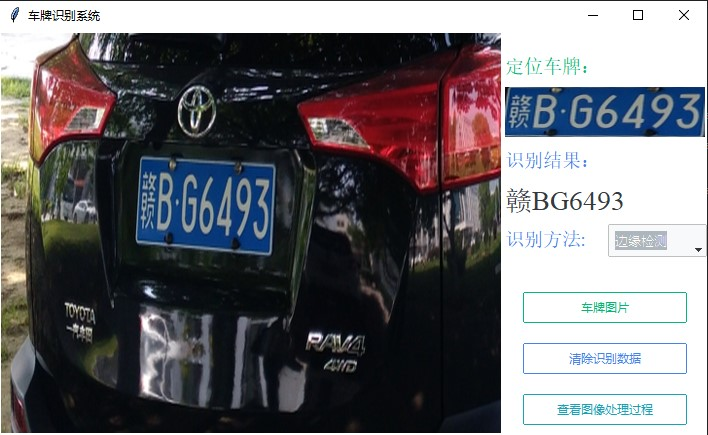
#> input picture monitoring/plate_detect_ReferenceFiles/pic/02.jpg, 708 x 435 px
$ python -i plate_detector.py   (imports and definitions only)
#> lines starting #> are read from the running program, lines starting #| are printed output that depends on the picture; after the words box and inside, x2 and y2 are one past the last pixel; in counts of white or black regions, pixels touching at a corner belong together
### config.py
# -*- coding: utf-8 -*-
"""
配置文件 - 车牌识别系统
包含所有系统配置参数和常量定义
"""

import os
from typing import Dict, List, Tuple

class Config:
    """系统配置类"""

    # === 基础配置 ===
    DEBUG = True
    LOG_LEVEL = "INFO"
    LOG_FILE = "license_plate_recognition.log"

    # === API配置 ===
    GEMINI_API_KEY = "AIzaSyARL4h588FeWT-eSUdQPqfZeWcmifLDjb0"  # 请替换为您的API密钥
    FLASK_HOST = "0.0.0.0"
    FLASK_PORT = 5000

    # === OCR引擎配置 ===
    TESSERACT_CMD = r'E:\application\PDF24\tesseract\tesseract.exe'  # 请根据实际路径修改
    TESSERACT_CONFIG = r'--oem 3 --psm 8 -c tessedit_char_whitelist=0123456789ABCDEFGHIJKLMNOPQRSTUVWXYZabcdefghijklmnopqrstuvwxyz京沪津渝冀豫云辽黑湘皖鲁新苏浙赣鄂桂甘晋蒙陕吉闽贵粤青藏川宁琼'

    # === PaddleOCR配置 ===
    PADDLE_USE_ANGLE_CLS = True
    PADDLE_LANG = 'ch'
    PADDLE_USE_GPU = False  # 如果有GPU可设为True

    # === 图像处理参数 ===
    IMAGE_MAX_SIZE = (1920, 1080)
    PLATE_MIN_AREA = 500
    PLATE_MAX_AREA = 50000
    PLATE_ASPECT_RATIO_MIN = 1.5
    PLATE_ASPECT_RATIO_MAX = 8.0

    # === 车牌格式配置 ===
    PROVINCES = ['京', '津', '沪', '渝', '冀', '豫', '云', '辽', '黑', '湘', '皖',
                '鲁', '新', '苏', '浙', '赣', '鄂', '桂', '甘', '晋', '蒙', '陕',
                '吉', '闽', '贵', '粤', '青', '藏', '川', '宁', '琼']

    PLATE_PATTERN = r'^[京津沪渝冀豫云辽黑湘皖鲁新苏浙赣鄂桂甘晋蒙陕吉闽贵粤青藏川宁琼][A-Z][0-9A-Z]{4,6}$'

    # === CRNN模型配置 ===
    MODEL_INPUT_SIZE = (120, 32)  # 宽x高
    MODEL_CHANNELS = 3
    NUM_CLASSES = 68  # 车牌字符类别数

    # === 数据增强参数 ===
    AUGMENTATION_CONFIG = {
        'rotation_range': 10,
        'width_shift_range': 0.1,
        'height_shift_range': 0.1,
        'shear_range': 0.1,
        'zoom_range': 0.1,
        'brightness_range': (0.8, 1.2),
        'noise_factor': 0.05
    }

    # === 性能监控配置 ===
    MONITORING_ENABLED = True
    PROMETHEUS_PORT = 8000
    MAX_REQUEST_TIME = 30  # 秒

    # === 文件路径配置 ===
    BASE_DIR = os.path.dirname(os.path.abspath(__file__))
    MODELS_DIR = os.path.join(BASE_DIR, "models")
    LOGS_DIR = os.path.join(BASE_DIR, "logs")
    TEMP_DIR = os.path.join(BASE_DIR, "temp")
    TEST_DATA_DIR = os.path.join(BASE_DIR, "test_data")

    # === 模型文件路径 ===
    CRNN_MODEL_PATH = os.path.join(MODELS_DIR, "crnn_plate_model.h5")
    DETECTION_MODEL_PATH = os.path.join(MODELS_DIR, "plate_detector.xml")

    # === 颜色范围配置（HSV） ===
    BLUE_PLATE_HSV_RANGE = {
        'lower': (100, 50, 50),
        'upper': (130, 255, 255)
    }

    GREEN_PLATE_HSV_RANGE = {
        'lower': (40, 50, 50),
        'upper': (80, 255, 255)
    }

    YELLOW_PLATE_HSV_RANGE = {
        'lower': (20, 50, 50),
        'upper': (30, 255, 255)
    }

    # === 识别置信度阈值 ===
    CONFIDENCE_THRESHOLD = {
        'tesseract': 60,
        'paddle': 0.8,
        'gemini': 0.7,
        'crnn': 0.85
    }

    # === 系统性能参数 ===
    MAX_CONCURRENT_REQUESTS = 10
    CACHE_SIZE = 100
    REQUEST_TIMEOUT = 30

    @classmethod
    def ensure_directories(cls):
        """确保必要的目录存在"""
        for directory in [cls.MODELS_DIR, cls.LOGS_DIR, cls.TEMP_DIR, cls.TEST_DATA_DIR]:
            os.makedirs(directory, exist_ok=True)

    # [6 lines left out: function get_character_set, not called in this run]

# 错误码定义
class ErrorCodes:
    """错误码定义"""
    SUCCESS = 0
    IMAGE_LOAD_ERROR = 1001
    PLATE_NOT_FOUND = 1002
    OCR_ERROR = 1003
    MODEL_ERROR = 1004
    API_ERROR = 1005
    VALIDATION_ERROR = 1006
    TIMEOUT_ERROR = 1007

    # [14 lines left out: function get_error_message, not called in this run]

# 初始化配置
Config.ensure_directories()

### plate_detector.py
# -*- coding: utf-8 -*-
"""
高级车牌检测模块 - 车牌识别系统
使用多种算法进行车牌定位和检测，提高检测准确率
"""

import cv2
import numpy as np
from typing import List, Tuple, Optional, Dict, Any
import logging
from config import Config

class AdvancedPlateDetector:
    """高级车牌检测器"""

    def __init__(self):
        self.logger = logging.getLogger(__name__)
        self.config = Config()

    def detect_plates(self, image: np.ndarray, method: str = "comprehensive") -> List[Dict[str, Any]]:
        """
        综合车牌检测

        Args:
            image: 输入图像
            method: 检测方法 ("contour", "color", "cascade", "comprehensive")

        Returns:
            List[Dict]: 检测到的车牌信息列表
        """
        try:
            results = []

            if method == "contour" or method == "comprehensive":
                contour_results = self._detect_by_contour(image)
                results.extend(contour_results)

            if method == "color" or method == "comprehensive":
                color_results = self._detect_by_color(image)
                results.extend(color_results)

            if method == "comprehensive":
                # 融合多种方法的结果
                results = self._merge_detections(results)

            # 按置信度排序
            results.sort(key=lambda x: x['confidence'], reverse=True)

            return results

        except Exception as e:
            self.logger.error(f"车牌检测失败: {e}")
            return []

    def _detect_by_contour(self, image: np.ndarray) -> List[Dict[str, Any]]:
        """基于轮廓的车牌检测"""
        results = []

        try:
            # 预处理
            gray = cv2.cvtColor(image, cv2.COLOR_BGR2GRAY) if len(image.shape) == 3 else image

            # 多种边缘检测方法
            edge_methods = [
                ('canny', lambda x: cv2.Canny(x, 50, 150)),
                ('canny_strict', lambda x: cv2.Canny(x, 100, 200)),
                ('canny_loose', lambda x: cv2.Canny(x, 30, 100))
            ]

            for method_name, edge_func in edge_methods:
                edges = edge_func(gray)

                # 形态学处理连接断开的边缘
                kernel = cv2.getStructuringElement(cv2.MORPH_RECT, (3, 3))
                edges = cv2.morphologyEx(edges, cv2.MORPH_CLOSE, kernel)

                # 查找轮廓
                contours, _ = cv2.findContours(edges, cv2.RETR_EXTERNAL, cv2.CHAIN_APPROX_SIMPLE)

                # 筛选车牌候选区域
                for contour in contours:
                    plate_info = self._analyze_contour(contour, image, method_name)
                    if plate_info:
                        results.append(plate_info)

            return results

        except Exception as e:
            self.logger.error(f"轮廓检测失败: {e}")
            return []

    def _detect_by_color(self, image: np.ndarray) -> List[Dict[str, Any]]:
        """基于颜色的车牌检测"""
        results = []

        try:
            # 转换到HSV颜色空间
            hsv = cv2.cvtColor(image, cv2.COLOR_BGR2HSV)

            # 检测不同颜色的车牌
            color_ranges = {
                'blue': self.config.BLUE_PLATE_HSV_RANGE,
                'green': self.config.GREEN_PLATE_HSV_RANGE,
                'yellow': self.config.YELLOW_PLATE_HSV_RANGE
            }

            for color_name, color_range in color_ranges.items():
                # 创建颜色掩码
                lower = np.array(color_range['lower'])
                upper = np.array(color_range['upper'])
                mask = cv2.inRange(hsv, lower, upper)

                # 形态学处理
                kernel = cv2.getStructuringElement(cv2.MORPH_RECT, (5, 5))
                mask = cv2.morphologyEx(mask, cv2.MORPH_CLOSE, kernel)
                mask = cv2.morphologyEx(mask, cv2.MORPH_OPEN, kernel)

                # 查找轮廓
                contours, _ = cv2.findContours(mask, cv2.RETR_EXTERNAL, cv2.CHAIN_APPROX_SIMPLE)

                for contour in contours:
                    plate_info = self._analyze_contour(contour, image, f"color_{color_name}")
                    if plate_info:
                        plate_info['color'] = color_name
                        results.append(plate_info)

            return results

        except Exception as e:
            self.logger.error(f"颜色检测失败: {e}")
            return []

    def _analyze_contour(self, contour: np.ndarray, image: np.ndarray, method: str) -> Optional[Dict[str, Any]]:
        """分析轮廓是否为车牌候选区域"""
        try:
            # 计算轮廓面积
            area = cv2.contourArea(contour)
            if area < self.config.PLATE_MIN_AREA or area > self.config.PLATE_MAX_AREA:
                return None

            # 获取边界矩形
            x, y, w, h = cv2.boundingRect(contour)

            # 检查宽高比
            aspect_ratio = w / h
            if not (self.config.PLATE_ASPECT_RATIO_MIN <= aspect_ratio <= self.config.PLATE_ASPECT_RATIO_MAX):
                return None

            # 检查矩形度（轮廓面积与边界矩形面积的比值）
            rect_area = w * h
            extent = area / rect_area
            if extent < 0.5:  # 矩形度太低
                return None

            # 裁剪车牌区域
            plate_region = image[y:y+h, x:x+w]

            # 计算置信度
            confidence = self._calculate_confidence(contour, plate_region, method)

            return {
                'bbox': (x, y, w, h),
                'region': plate_region,
                'contour': contour,
                'area': area,
                'aspect_ratio': aspect_ratio,
                'extent': extent,
                'confidence': confidence,
                'method': method
            }

        except Exception as e:
            self.logger.error(f"轮廓分析失败: {e}")
            return None

    def _calculate_confidence(self, contour: np.ndarray, plate_region: np.ndarray, method: str) -> float:
        """计算检测置信度"""
        try:
            confidence = 0.0

            # 基础分数
            if method.startswith('color'):
                confidence += 0.3  # 颜色检测基础分
            else:
                confidence += 0.2  # 轮廓检测基础分

            # 形状分析
            hull = cv2.convexHull(contour)
            hull_area = cv2.contourArea(hull)
            contour_area = cv2.contourArea(contour)

            if hull_area > 0:
                solidity = contour_area / hull_area
                if solidity > 0.8:  # 高凸性
                    confidence += 0.2
                elif solidity > 0.6:
                    confidence += 0.1

            # 边缘密度分析
            if plate_region is not None and plate_region.size > 0:
                gray_region = cv2.cvtColor(plate_region, cv2.COLOR_BGR2GRAY) if len(plate_region.shape) == 3 else plate_region
                edges = cv2.Canny(gray_region, 50, 150)
                edge_density = np.sum(edges > 0) / edges.size

                if edge_density > 0.1:  # 足够的边缘密度
                    confidence += 0.3
                elif edge_density > 0.05:
                    confidence += 0.1

            # 文本特征分析（简单版本）
            if plate_region is not None and plate_region.size > 0:
                # 检查是否有字符样式的连通区域
                gray_region = cv2.cvtColor(plate_region, cv2.COLOR_BGR2GRAY) if len(plate_region.shape) == 3 else plate_region
                _, binary = cv2.threshold(gray_region, 0, 255, cv2.THRESH_BINARY + cv2.THRESH_OTSU)

                # 查找连通区域
                contours, _ = cv2.findContours(binary, cv2.RETR_EXTERNAL, cv2.CHAIN_APPROX_SIMPLE)

                # 统计可能的字符区域
                char_count = 0
                for cnt in contours:
                    x, y, w, h = cv2.boundingRect(cnt)
                    if w > 5 and h > 10 and 0.2 < w/h < 3:  # 字符宽高比
                        char_count += 1

                if char_count >= 5:  # 至少5个字符
                    confidence += 0.2
                elif char_count >= 3:
                    confidence += 0.1

            return min(confidence, 1.0)  # 限制在0-1之间

        except Exception as e:
            self.logger.error(f"置信度计算失败: {e}")
            return 0.5

    def _merge_detections(self, detections: List[Dict[str, Any]]) -> List[Dict[str, Any]]:
        """融合多种检测方法的结果"""
        if not detections:
            return []

        merged_results = []
        used_indices = set()

        for i, detection1 in enumerate(detections):
            if i in used_indices:
                continue

            # 查找重叠的检测结果
            overlapping_detections = [detection1]
            used_indices.add(i)

            bbox1 = detection1['bbox']
            for j, detection2 in enumerate(detections[i+1:], i+1):
                if j in used_indices:
                    continue

                bbox2 = detection2['bbox']

                # 计算IoU（交并比）
                iou = self._calculate_iou(bbox1, bbox2)
                if iou > 0.5:  # 重叠度超过50%
                    overlapping_detections.append(detection2)
                    used_indices.add(j)

            # 融合重叠的检测结果
            if len(overlapping_detections) > 1:
                merged_detection = self._merge_overlapping_detections(overlapping_detections)
                merged_results.append(merged_detection)
            else:
                merged_results.append(detection1)

        return merged_results

    def _calculate_iou(self, bbox1: Tuple[int, int, int, int], bbox2: Tuple[int, int, int, int]) -> float:
        """计算两个边界框的IoU"""
        x1, y1, w1, h1 = bbox1
        x2, y2, w2, h2 = bbox2

        # 计算交集
        x_intersection = max(0, min(x1 + w1, x2 + w2) - max(x1, x2))
        y_intersection = max(0, min(y1 + h1, y2 + h2) - max(y1, y2))
        intersection_area = x_intersection * y_intersection

        # 计算并集
        area1 = w1 * h1
        area2 = w2 * h2
        union_area = area1 + area2 - intersection_area

        if union_area == 0:
            return 0

        return intersection_area / union_area

    def _merge_overlapping_detections(self, detections: List[Dict[str, Any]]) -> Dict[str, Any]:
        """融合重叠的检测结果"""
        # 选择置信度最高的作为基础
        best_detection = max(detections, key=lambda x: x['confidence'])

        # 计算平均置信度
        avg_confidence = sum(d['confidence'] for d in detections) / len(detections)

        # 融合方法信息
        methods = [d['method'] for d in detections]
        merged_method = f"merged({','.join(set(methods))})"

        # 创建融合结果
        merged_result = best_detection.copy()
        merged_result['confidence'] = avg_confidence
        merged_result['method'] = merged_method
        merged_result['fusion_count'] = len(detections)

        return merged_result

    # [93 lines left out: functions refine_plate_region, validate_plate_region, not called in this run]

>>> import cv2
>>> picture = cv2.imread('monitoring/plate_detect_ReferenceFiles/pic/02.jpg')
#> picture is the input picture: shape (435, 708, 3); mean B, G, R 113.5, 110, 111.8
>>> result = AdvancedPlateDetector().detect_plates(picture)
#> the loop in _detect_by_contour, `for method_name, edge_func in edge_methods:` made 3 passes
#> pass 1, in _detect_by_contour, `edges = edge_func(gray)`:
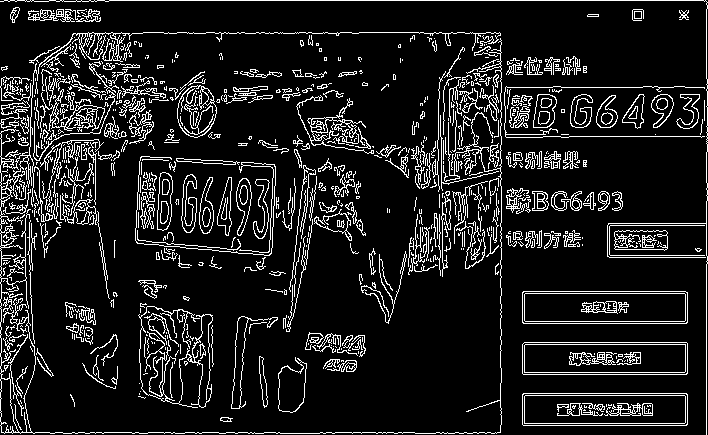
#> edges: shape (435, 708); 11.6% white in thin lines or dots
#> pass 1, in _detect_by_contour, `edges = cv2.morphologyEx(edges, cv2.MORPH_CLOSE, kernel)`:
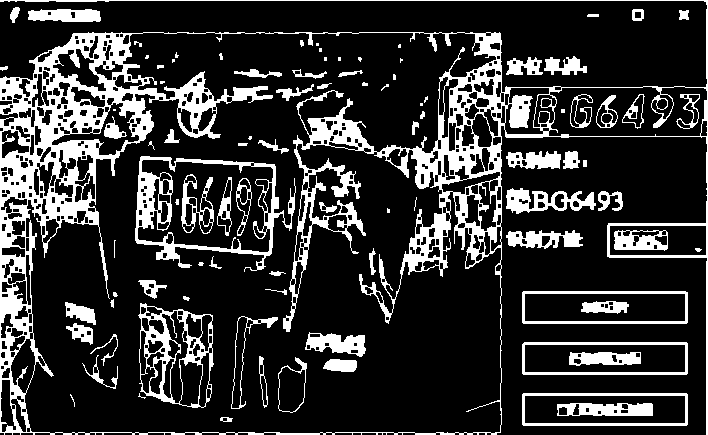
#> edges: shape (435, 708); 20% white; 93 white regions (27 under 20 px), largest, box (x1, y1, x2, y2) and area: (0, 0, 708, 435) 36732, (135, 156, 296, 272) 3573, (138, 303, 214, 408) 2322
#> pass 1, in _calculate_confidence, `gray_region = cv2.cvtColor(plate_region, cv2.COLOR_BGR2GRAY) if len(pl..`:
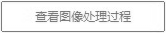
#> gray_region: shape (33, 166); min 111, max 255, mean 232.7
#> after the loop in _detect_by_contour, `for method_name, edge_func in edge_methods:`:
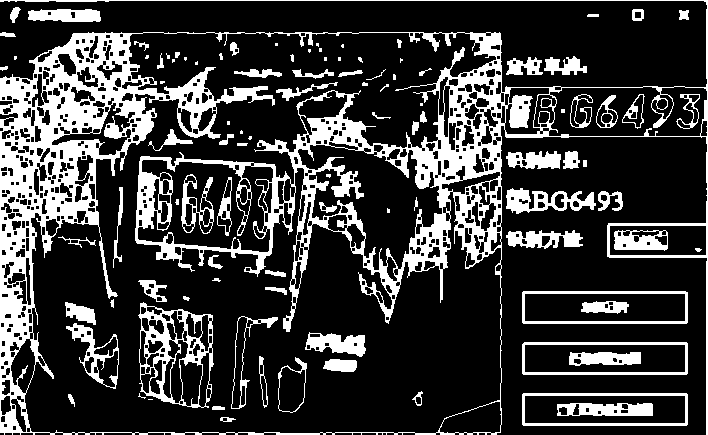
#> edges: shape (435, 708); 23% white; 101 white regions (27 under 20 px), largest, box (x1, y1, x2, y2) and area: (0, 0, 708, 435) 48141, (138, 302, 214, 408) 2531, (506, 188, 596, 214) 1163
#> after the loop in _detect_by_contour, `for method_name, edge_func in edge_methods:`: results = 21 items
#> in _detect_by_color, `hsv = cv2.cvtColor(image, cv2.COLOR_BGR2HSV)`: hsv: shape (435, 708, 3); mean H, S, V 80.7, 71.7, 121.7
#> the loop in _detect_by_color, `for color_name, color_range in color_ranges.items():` made 3 passes
#> pass 1, in _detect_by_color, `mask = cv2.morphologyEx(mask, cv2.MORPH_OPEN, kernel)`:
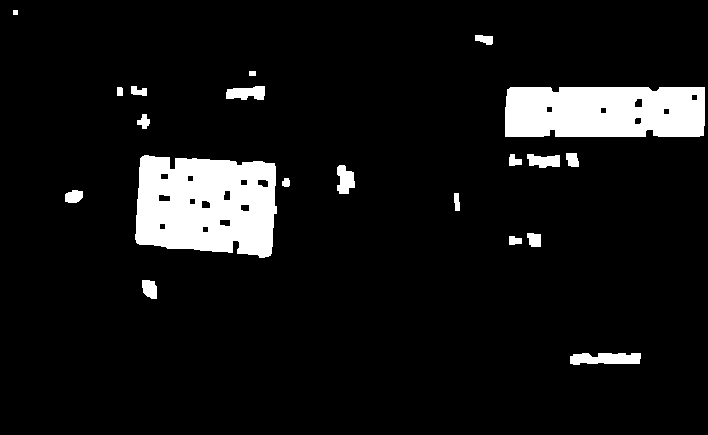
#> mask: shape (435, 708); 8.1% white; 20 white regions, largest, box (x1, y1, x2, y2) and area: (135, 155, 277, 258) 11925, (505, 87, 705, 137) 9606, (570, 353, 641, 365) 706
#> pass 1, in _analyze_contour (call 70), `plate_region = image[y:y+h, x:x+w]`:
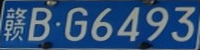
#> plate_region: shape (50, 200, 3); mean B, G, R 120.2, 80.8, 48.6
#> after the loop in _detect_by_color, `for color_name, color_range in color_ranges.items():`:
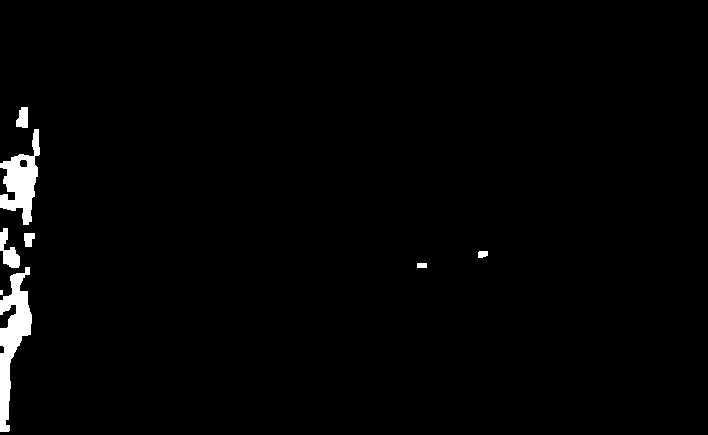
#> mask: shape (435, 708); 1.7% white; 8 white regions (1 under 20 px), largest, box (x1, y1, x2, y2) and area: (0, 267, 32, 432) 2410, (0, 129, 40, 225) 1858, (0, 228, 20, 268) 411
#> after the loop in _detect_by_color, `for color_name, color_range in color_ranges.items():`: results = 2 items
#> the loop in _merge_detections, `for i, detection1 in enumerate(detections):` made 23 passes
#> bbox1 on pass 3: (522, 291, 166, 33)

$ run again, on monitoring/plate_detect_ReferenceFiles/pic/01.png
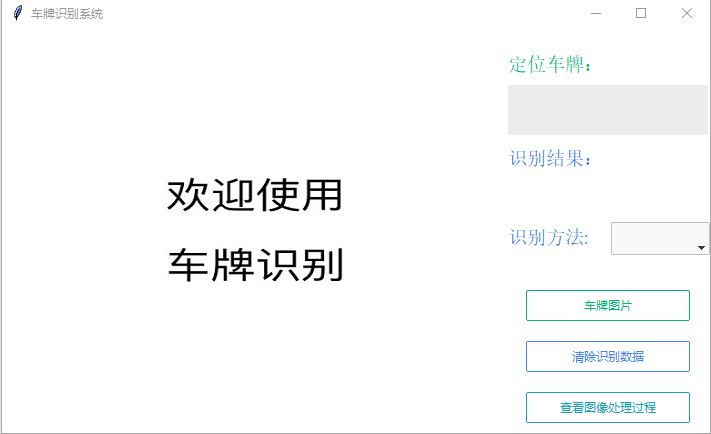
#> input picture monitoring/plate_detect_ReferenceFiles/pic/01.png, 711 x 434 px
#> picture is the input picture: shape (434, 711, 3); mean B, G, R 250, 249.7, 248.6
#> after the loop in _detect_by_contour, `for method_name, edge_func in edge_methods:`:
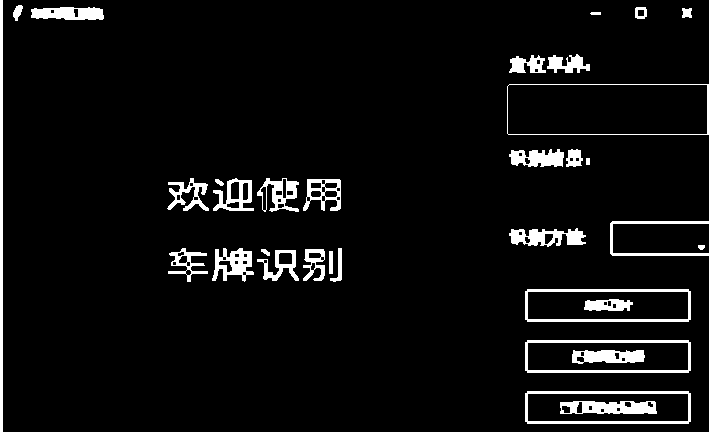
#> edges: shape (434, 711); 6.2% white; 31 white regions, largest, box (x1, y1, x2, y2) and area: (0, 0, 711, 434) 4805, (525, 289, 691, 322) 1142, (525, 340, 691, 373) 1142
#> after the loop in _detect_by_contour, `for method_name, edge_func in edge_methods:`: results = 18 items
#> hsv: shape (434, 711, 3); mean H, S, V 4.6, 2.8, 250.2
#> the loop in _detect_by_color, `for color_name, color_range in color_ranges.items():` made 3 passes
#> pass 2, in _detect_by_color, `mask = cv2.inRange(hsv, lower, upper)`:
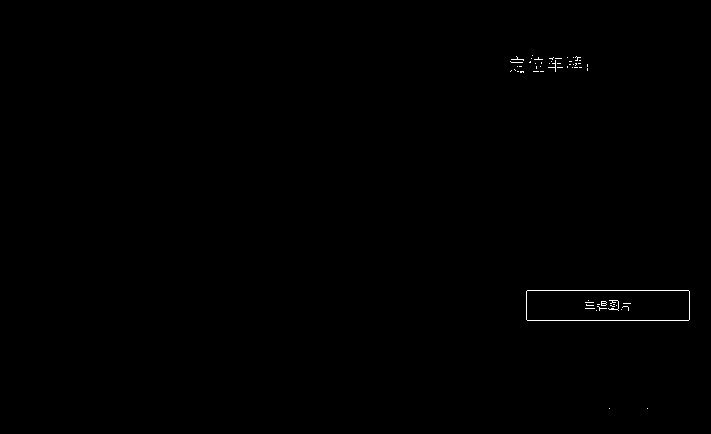
#> mask: shape (434, 711); 0.22% white in thin lines or dots, all inside (x1, y1, x2, y2) = (510, 55, 690, 409)
#> after the loop in _detect_by_color, `for color_name, color_range in color_ranges.items():`: results = 1 item
#> the loop in _merge_detections, `for i, detection1 in enumerate(detections):` made 19 passes
#> bbox1 on pass 2: (525, 340, 166, 33)
